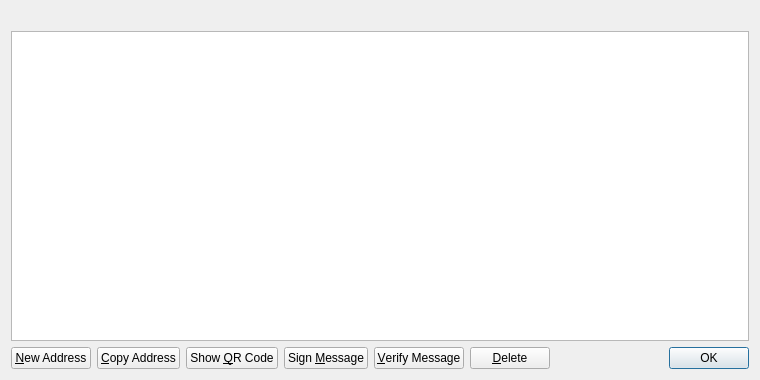
<?xml version="1.0" encoding="UTF-8"?>
<ui version="4.0">
 <class>AddressBookPage</class>
 <widget class="QWidget" name="AddressBookPage">
  <property name="geometry">
   <rect>
    <x>0</x>
    <y>0</y>
    <width>760</width>
    <height>380</height>
   </rect>
  </property>
  <property name="windowTitle">
   <string>Address Book</string>
  </property>
  <layout class="QVBoxLayout" name="verticalLayout">
   <item>
    <widget class="QLabel" name="labelExplanation">
     <property name="text">
      <string> </string>
     </property>
     <property name="textFormat">
      <enum>Qt::PlainText</enum>
     </property>
     <property name="wordWrap">
      <bool>true</bool>
     </property>
    </widget>
   </item>
   <item>
    <widget class="QTableView" name="tableView">
     <property name="contextMenuPolicy">
      <enum>Qt::CustomContextMenu</enum>
     </property>
     <property name="toolTip">
      <string>Double-click to edit address or label</string>
     </property>
     <property name="tabKeyNavigation">
      <bool>false</bool>
     </property>
     <property name="alternatingRowColors">
      <bool>true</bool>
     </property>
     <property name="selectionMode">
      <enum>QAbstractItemView::SingleSelection</enum>
     </property>
     <property name="selectionBehavior">
      <enum>QAbstractItemView::SelectRows</enum>
     </property>
     <property name="sortingEnabled">
      <bool>true</bool>
     </property>
     <attribute name="verticalHeaderVisible">
      <bool>false</bool>
     </attribute>
    </widget>
   </item>
   <item>
    <layout class="QHBoxLayout" name="horizontalLayout">
     <item>
      <widget class="QPushButton" name="newAddressButton">
       <property name="toolTip">
        <string>Create a new address</string>
       </property>
       <property name="text">
        <string>&amp;New Address</string>
       </property>
       <property name="icon">
        <iconset resource="../bitcoin.qrc">
         <normaloff>:/icons/add</normaloff>:/icons/add</iconset>
       </property>
      </widget>
     </item>
     <item>
      <widget class="QPushButton" name="copyToClipboard">
       <property name="toolTip">
        <string>Copy the currently selected address to the system clipboard</string>
       </property>
       <property name="text">
        <string>&amp;Copy Address</string>
       </property>
       <property name="icon">
        <iconset resource="../bitcoin.qrc">
         <normaloff>:/icons/editcopy</normaloff>:/icons/editcopy</iconset>
       </property>
      </widget>
     </item>
     <item>
      <widget class="QPushButton" name="showQRCode">
       <property name="text">
        <string>Show &amp;QR Code</string>
       </property>
       <property name="icon">
        <iconset resource="../bitcoin.qrc">
         <normaloff>:/icons/qrcode</normaloff>:/icons/qrcode</iconset>
       </property>
      </widget>
     </item>
     <item>
      <widget class="QPushButton" name="signMessage">
       <property name="toolTip">
        <string>Sign a message to prove you own a TabsCoin address</string>
       </property>
       <property name="text">
        <string>Sign &amp;Message</string>
       </property>
       <property name="icon">
        <iconset resource="../bitcoin.qrc">
         <normaloff>:/icons/edit</normaloff>:/icons/edit</iconset>
       </property>
      </widget>
     </item>
     <item>
      <widget class="QPushButton" name="verifyMessage">
       <property name="toolTip">
        <string>Verify a message to ensure it was signed with a specified TabsCoin address</string>
       </property>
       <property name="text">
        <string>&amp;Verify Message</string>
       </property>
       <property name="icon">
        <iconset resource="../bitcoin.qrc">
         <normaloff>:/icons/transaction_0</normaloff>:/icons/transaction_0</iconset>
       </property>
      </widget>
     </item>
     <item>
      <widget class="QPushButton" name="deleteButton">
       <property name="toolTip">
        <string>Delete the currently selected address from the list</string>
       </property>
       <property name="text">
        <string>&amp;Delete</string>
       </property>
       <property name="icon">
        <iconset resource="../bitcoin.qrc">
         <normaloff>:/icons/remove</normaloff>:/icons/remove</iconset>
       </property>
      </widget>
     </item>
     <item>
      <spacer name="horizontalSpacer">
       <property name="orientation">
        <enum>Qt::Horizontal</enum>
       </property>
       <property name="sizeHint" stdset="0">
        <size>
         <width>40</width>
         <height>20</height>
        </size>
       </property>
      </spacer>
     </item>
     <item>
      <widget class="QDialogButtonBox" name="buttonBox">
       <property name="sizePolicy">
        <sizepolicy hsizetype="Maximum" vsizetype="Fixed">
         <horstretch>0</horstretch>
         <verstretch>0</verstretch>
        </sizepolicy>
       </property>
       <property name="standardButtons">
        <set>QDialogButtonBox::Ok</set>
       </property>
      </widget>
     </item>
    </layout>
   </item>
  </layout>
 </widget>
 <resources>
  <include location="../bitcoin.qrc"/>
 </resources>
 <connections/>
</ui>
